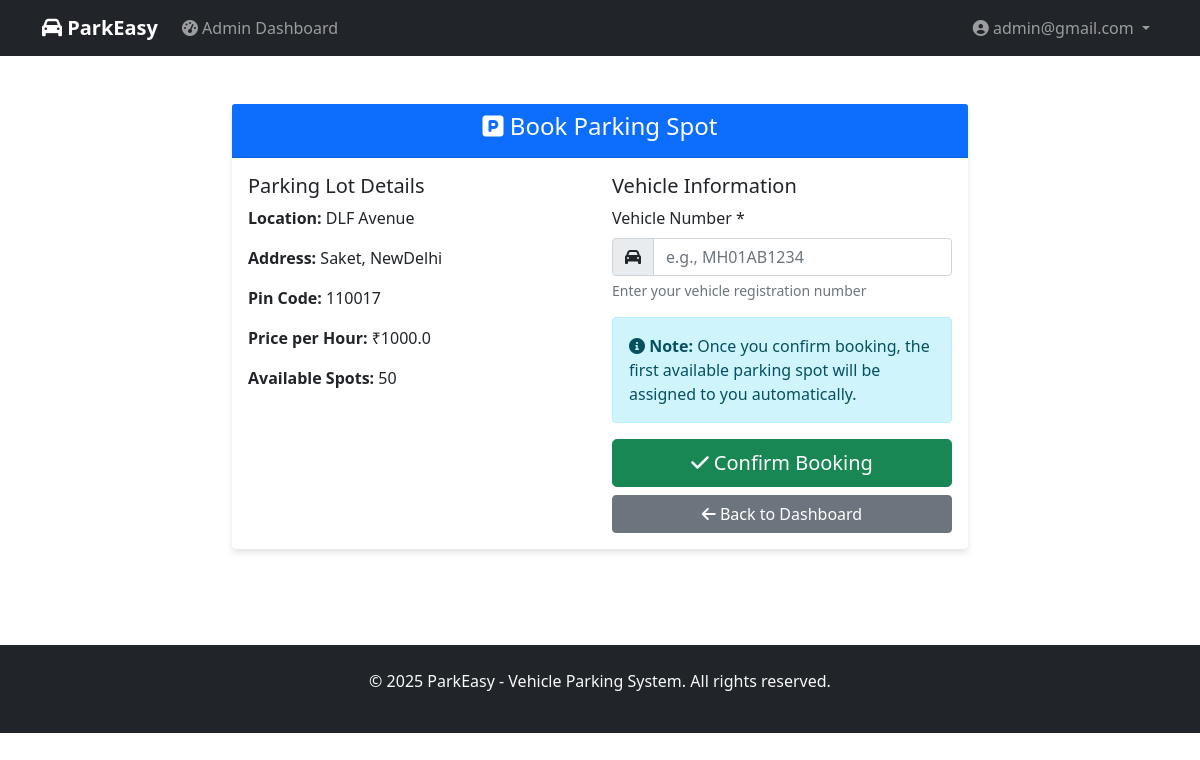
Page /user/book_parking/2 (signed in) on the committed database.
### controllers/models.py (models this page shows, shortened)
class ParkingLot(db.Model):
    id = db.Column(db.Integer, primary_key=True)
    prime_location_name = db.Column(db.String(100), nullable=False)
    price = db.Column(db.Float, nullable=False)  # Price per hour
    address = db.Column(db.Text, nullable=False)
    pin_code = db.Column(db.String(10), nullable=False)
    maximum_number_of_spots = db.Column(db.Integer, nullable=False)
    created_at = db.Column(db.DateTime, default=datetime.utcnow)
    parking_spots = db.relationship('ParkingSpot', backref='parking_lot', lazy=True, cascade='all, delete-orphan')
    @property
    def available_spots_count(self):
        return ParkingSpot.query.filter_by(lot_id=self.id, status='A').count()

### controllers/general_routes.py (the view)
    def decorated_function(*args, **kwargs):
        if 'email' not in session:
            flash('Please log in to access this page.', 'error')
            return redirect(url_for('login'))
        return f(*args, **kwargs)

### controllers/general_routes.py (called while the page is built, shortened)
def require_login(f):
    def decorated_function(*args, **kwargs):
        if 'email' not in session:
            flash('Please log in to access this page.', 'error')
            return redirect(url_for('login'))
        return f(*args, **kwargs)
    decorated_function.__name__ = f.__name__
    return decorated_function

@app.route('/user/book_parking/<int:lot_id>', methods=['GET', 'POST'])
@require_login
def book_parking(lot_id):
    user_id = session['user_id']
    parking_lot = ParkingLot.query.get_or_404(lot_id)
    if request.method == 'GET':
        active_reservation = Reservation.query.filter_by(user_id=user_id, is_active=True).first()
        if active_reservation:
            flash('You already have an active parking reservation.', 'error')
            return redirect(url_for('user_dashboard'))
        if parking_lot.available_spots_count == 0:
            flash('No available spots in this parking lot.', 'error')
            return redirect(url_for('user_dashboard'))
        return render_template('book_parking.html', parking_lot=parking_lot)

### templates/book_parking.html (shortened to what this page needs)
{% extends "base.html" %}
{% block content %}
<div class="container py-5">
    <div class="row justify-content-center">
        <div class="col-md-8">
            <div class="card">
                <div class="card-header bg-primary text-white text-center">
                    <h4><i class="fas fa-parking"></i> Book Parking Spot</h4>
                </div>
                <div class="card-body">
                    <div class="row">
                        <div class="col-md-6">
                            <h5>Parking Lot Details</h5>
                            <div class="mb-3">
                                <strong>Location:</strong> {{ parking_lot.prime_location_name }}
                            </div>
                            <div class="mb-3">
                                <strong>Address:</strong> {{ parking_lot.address }}
                            </div>
                            <div class="mb-3">
                                <strong>Pin Code:</strong> {{ parking_lot.pin_code }}
                            </div>
                            <div class="mb-3">
                                <strong>Price per Hour:</strong> ₹{{ parking_lot.price }}
                            </div>
                            <div class="mb-3">
                                <strong>Available Spots:</strong> {{ parking_lot.available_spots_count }}
                            </div>
                        </div>
                        <div class="col-md-6">
                            <h5>Vehicle Information</h5>
                            <form method="POST">
                                <div class="mb-3">
                                    <label for="vehicle_number" class="form-label">Vehicle Number *</label>
                                    <div class="input-group">
                                        <span class="input-group-text"><i class="fas fa-car"></i></span>
                                        <input type="text" class="form-control" id="vehicle_number"
                                               name="vehicle_number" placeholder="e.g., MH01AB1234"
                                               pattern="[A-Za-z0-9]{4,15}" title="Vehicle number should be 4-15 characters long" required>
                                    </div>
                                    <div class="form-text">Enter your vehicle registration number</div>
                                </div>
                                <div class="alert alert-info">
                                    <i class="fas fa-info-circle"></i>
                                    <strong>Note:</strong> Once you confirm booking, the first available parking spot will be assigned to you automatically.
                                </div>
                                <div class="d-grid gap-2">
                                    <button type="submit" class="btn btn-success btn-lg">
                                        <i class="fas fa-check"></i> Confirm Booking
                                    </button>
                                    <a href="{{ url_for('user_dashboard') }}" class="btn btn-secondary">
                                        <i class="fas fa-arrow-left"></i> Back to Dashboard
                                    </a>
                                </div>
                            </form>
                        </div>
                    </div>
                </div>
            </div>
        </div>
    </div>
</div>
{% endblock %}

### templates/base.html (style rules this page uses)
.card { border: none; box-shadow: 0 4px 6px rgba(0, 0, 0, 0.1); }

### rows in the picture
ParkingLot: prime_location_name "DLF Avenue", address "Saket, NewDelhi", pin_code "110017", price "1000.0"

### other values in the picture
{{ session['email'] }} "admin@gmail.com"
{{ parking_lot.available_spots_count }} "50"
